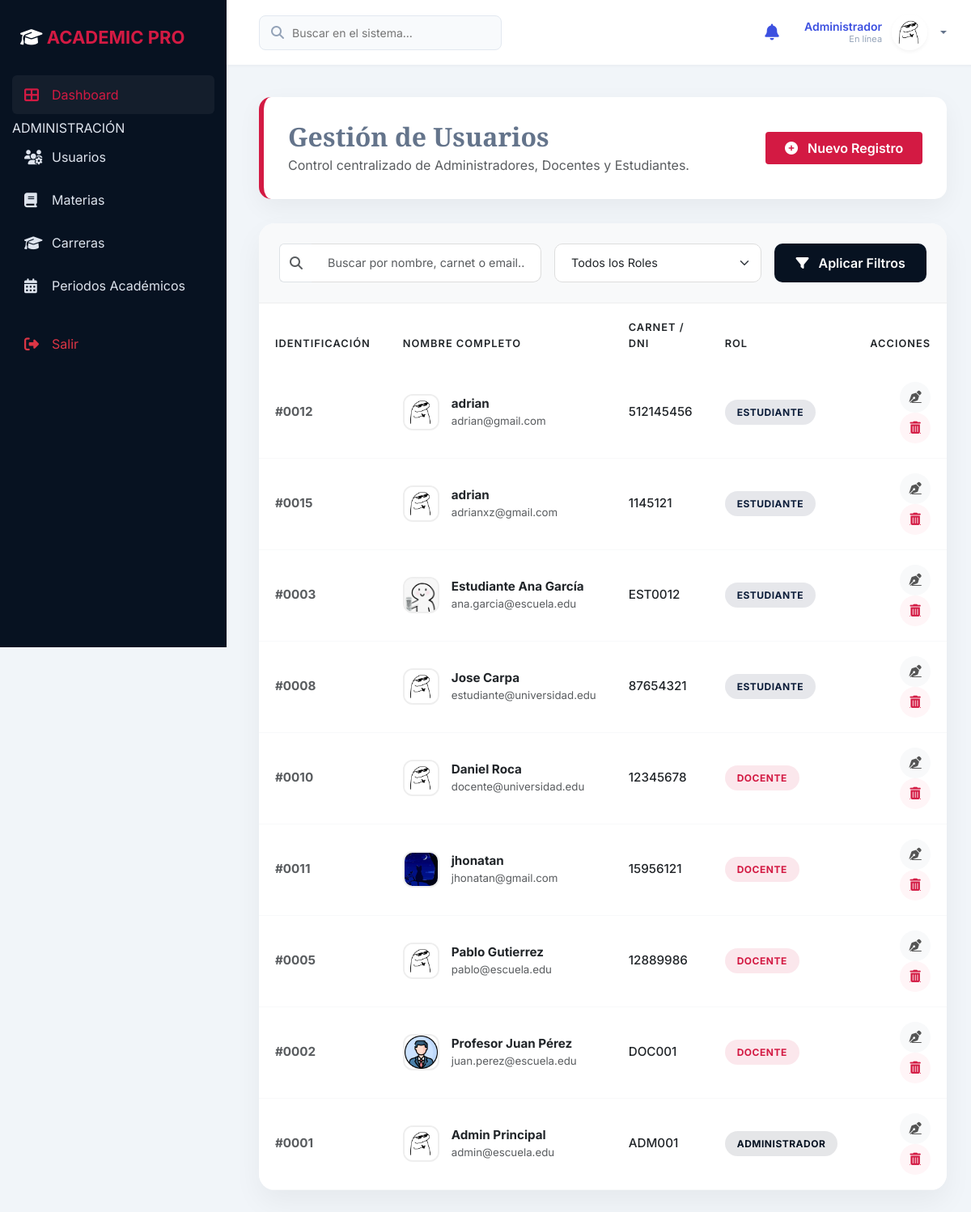
The page /index.php?controller=Admin&action=gestionUsuarios (signed in) on the database its author committed.
### tables this page shows
CREATE TABLE `estudiante` (
  `id_estudiante` int(11) NOT NULL,
  `correo_institucional` varchar(100) NOT NULL,
  `id_usuario` int(11) NOT NULL,
  `id_carrera` int(11) DEFAULT NULL
);

CREATE TABLE `usuario` (
  `id_usuario` int(11) NOT NULL,
  `nombre_completo` varchar(100) NOT NULL,
  `carnet` varchar(20) DEFAULT NULL,
  `fecha_nacimiento` date DEFAULT NULL,
  `correo_electronico` varchar(100) NOT NULL,
  `numero_telefono` varchar(15) DEFAULT NULL,
  `direccion` varchar(200) DEFAULT NULL,
  `contraseña` varchar(255) NOT NULL,
  `rol` enum('Estudiante','Docente','Administrador') NOT NULL,
  `foto_perfil` varchar(255) DEFAULT 'assets/img/perfil1.jpg'
);

CREATE TABLE `docente` (
  `id_docente` int(11) NOT NULL,
  `nivel_educacion` varchar(100) DEFAULT NULL,
  `experiencia_ensenanza` int(11) DEFAULT NULL,
  `horarios_disponibilidad` varchar(200) DEFAULT NULL,
  `correo_institucional` varchar(100) NOT NULL,
  `id_usuario` int(11) NOT NULL
);

### config/database.php (called while the page is built, shortened)
<?php
class Database {
    private $host = 'localhost';
    private $port = 3307;
    private $db_name = 'sistemaacademico';
    private $username = 'root';
    private $password = '';
    public function connect() {
        try {
            $this->conn = new PDO(
                "mysql:host={$this->host};port={$this->port};dbname={$this->db_name};charset=utf8mb4",
                $this->username,
                $this->password
            );
            $this->conn->setAttribute(PDO::ATTR_ERRMODE, PDO::ERRMODE_EXCEPTION);
            $this->conn->setAttribute(PDO::ATTR_EMULATE_PREPARES, false);
            return $this->conn;
        } catch(PDOException $e) {
            die("Error de conexión: " . $e->getMessage());
        }
    }
}

### controllers/AdminController.php (called while the page is built, shortened)
<?php
class AdminController {
    private $model;
    public function __construct() {
        $this->model = new AdminModel();
    }
    public function gestionUsuarios() {
        $filtroRol = $_GET['filtroRol'] ?? '';
        $busqueda = $_GET['busqueda'] ?? '';
        $usuarios = $this->model->obtenerUsuariosFiltrados($filtroRol, $busqueda);
        require_once 'views/admin/gestion_usuarios.php';
    }
}
?>

### models/AdminModel.php (called while the page is built, shortened)
<?php
class AdminModel {
    private $db;
    public function __construct() {
        $this->db = (new Database())->connect();
    }
    public function obtenerUsuariosFiltrados($filtroRol = '', $busqueda = '') {
        $sql = "
            SELECT u.*,
                   e.correo_institucional AS correo_estudiante,
                   d.correo_institucional AS correo_docente,
                   d.id_docente
            FROM Usuario u
            LEFT JOIN Estudiante e ON u.id_usuario = e.id_usuario
            LEFT JOIN Docente d ON u.id_usuario = d.id_usuario
            WHERE 1=1
        ";
        $params = [];
        $sql .= " ORDER BY u.rol, u.nombre_completo";
        $stmt = $this->db->prepare($sql);
        $stmt->execute($params);
        return $stmt->fetchAll(PDO::FETCH_ASSOC);
    }
}
?>

### views/admin/gestion_usuarios.php (the view, shortened to what this page needs)
<?php require_once 'views/layouts/header.php'; ?>
<div class="admin-dashboard-view">
    <div class="admin-card-header d-flex justify-content-between align-items-center">
        <div>
            <h2 class="serif fw-bold mb-1">Gestión de Usuarios</h2>
            <p class="text-muted mb-0">Control centralizado de Administradores, Docentes y Estudiantes.</p>
        </div>
        <a href="index.php?controller=Admin&action=nuevoUsuario" class="btn btn-stadum px-4 py-2">
            <i class="fas fa-plus-circle me-2"></i> Nuevo Registro
        </a>
    </div>
    <div class="table-container">
        <div class="filter-section">
            <form method="GET" action="index.php" class="row g-3">
                <div class="col-md-5">
                    <div class="input-group">
                        <span class="input-group-text bg-white border-end-0"><i class="fas fa-search text-muted"></i></span>
                        <input type="text" class="form-control form-control-custom border-start-0" name="busqueda"
                            placeholder="Buscar por nombre, carnet o email..." value="<?= htmlspecialchars($_GET['busqueda'] ?? '') ?>">
                    </div>
                </div>
                <div class="col-md-4">
                    <select class="form-select form-control-custom" name="filtroRol">
                        <option value="">Todos los Roles</option>
                    </select>
                </div>
                <div class="col-md-3">
                    <button type="submit" class="btn btn-search w-100">
                        <i class="fas fa-filter me-2"></i> Aplicar Filtros
                    </button>
                </div>
            </form>
        </div>
        <div class="table-responsive">
            <table class="table custom-table table-hover align-middle">
                <thead>
                    <tr>
                        <th>Identificación</th>
                        <th>Nombre Completo</th>
                        <th>Carnet / DNI</th>
                        <th>Rol</th>
                        <th class="text-end">Acciones</th>
                    </tr>
                </thead>
                <tbody>
                    <?php foreach ($usuarios as $usuario): ?>
                    <tr>
                        <td class="fw-bold text-muted">#<?= str_pad($usuario['id_usuario'], 4, '0', STR_PAD_LEFT); ?></td>
                        <td>
                            <div class="d-flex align-items-center">
                                <img src="<?= !empty($usuario['foto_perfil']) ? $usuario['foto_perfil'] : 'assets/img/perfil1.jpg' ?>"
                                     class="user-avatar" alt="User" onerror="this.src='assets/img/perfil1.jpg'">
                                <div>
                                    <div class="fw-bold text-dark"><?= htmlspecialchars($usuario['nombre_completo']); ?></div>
                                    <div class="small text-muted"><?= $usuario['correo_electronico']; ?></div>
                                </div>
                            </div>
                        </td>
                        <td>
                            <span class="text-dark fw-medium"><?= $usuario['carnet']; ?></span>
                        </td>
                        <td>
                            <?php
                                $roleClass = '';
                                if($usuario['rol'] === 'Administrador') $roleClass = 'badge-admin';
                                elseif($usuario['rol'] === 'Docente') $roleClass = 'badge-docente';
                                else $roleClass = 'badge-estudiante';
                            ?>
                            <span class="badge-role <?= $roleClass; ?>"><?= $usuario['rol']; ?></span>
                        </td>
                        <td class="text-end">
                            <a href="index.php?controller=Admin&action=editarUsuario&id=<?= $usuario['id_usuario']; ?>"
                               class="btn-circle btn-edit-pro" title="Editar">
                                <i class="fas fa-pen-nib"></i>
                            </a>
                            <a href="index.php?controller=Admin&action=eliminarUsuario&id=<?= $usuario['id_usuario']; ?>"
                               class="btn-circle btn-delete-pro" title="Eliminar"
                               onclick="return confirm('¿Está seguro de eliminar permanentemente a este usuario?')">
                                <i class="fas fa-trash-alt"></i>
                            </a>
                        </td>
                    </tr>
                    <?php endforeach; ?>
                </tbody>
            </table>
        </div>
    </div>
</div>
<?php require_once 'views/layouts/footer.php'; ?>

### index.php (shortened to what this page needs)
<?php
require_once 'config/database.php';
require_once 'models/Database.php';
spl_autoload_register(function ($class_name) {
    $class_path = str_replace('\\', DIRECTORY_SEPARATOR, $class_name) . '.php';
    $paths = [
        'controllers/' . $class_name . '.php',
        'models/' . $class_name . '.php',
        'config/' . $class_name . '.php',
        'libs/' . $class_path,
        'vendor/' . $class_path
    ];
    foreach ($paths as $path) {
        if (file_exists($path)) {
            return;
        }
    }
});
$action = isset($_GET['action']) ? $_GET['action'] : 'login';
$controller = isset($_GET['controller']) ? $_GET['controller'] : 'Auth';
$controller_class = $controller . 'Controller';
if (class_exists($controller_class)) {
    $controller_instance = new $controller_class();
    if (method_exists($controller_instance, $action)) {
        $controller_instance->$action();
    } else {
        if (file_exists('views/errors/404.php')) {
            require_once 'views/errors/404.php';
        } else {
            echo "Error 404: Acción no encontrada.";
        }
    }
} else {
    if (file_exists('views/errors/404.php')) {
        require_once 'views/errors/404.php';
    } else {
        echo "Error 404: El controlador '$controller_class' no existe.";
    }
}
?>

### views/layouts/header.php (shortened to what this page needs)
<?php
if (isset($_SESSION['id_usuario'])) {
    require_once 'controllers/AdminController.php';
    $is_student = ($_SESSION['rol'] === 'Estudiante');
    $current_action = $_GET['action'] ?? 'dashboard';
    $in_course = ($is_student && in_array($current_action, ['verTareas', 'entregarTarea']));
    if (!isset($show_student_topnav)) {
        $show_student_topnav = ($is_student && !$in_course);
    }
} else {
    $notificaciones = [];
    $notificaciones_sin_leer = 0;
}
?>
<!DOCTYPE html>
<html lang="es">
<head>
    <link href="https://cdn.jsdelivr.net/npm/bootstrap@5.3.0/dist/css/bootstrap.min.css" rel="stylesheet">
    <link rel="stylesheet" href="https://cdnjs.cloudflare.com/ajax/libs/font-awesome/6.4.0/css/all.min.css">
</head>
<body>
<?php if(isset($_SESSION['id_usuario'])): ?>
    <div class="app-container" style="<?php if (isset($show_student_topnav) && $show_student_topnav) echo 'flex-direction: column;'; ?>">
        <aside class="app-sidebar">
            <div class="sidebar-header">
                <a href="index.php?controller=<?php echo $_SESSION['rol']; ?>&action=dashboard" class="sidebar-logo">
                    <i class="fas fa-graduation-cap"></i>
                    <span>Academic <span>Pro</span></span>
                </a>
            </div>
            <div class="sidebar-nav">
                <a href="index.php?controller=<?php echo $_SESSION['rol']; ?>&action=dashboard" class="nav-item-link active">
                    <i class="fas fa-th-large"></i> Dashboard
                </a>
                <?php if($_SESSION['rol'] === 'Administrador'): ?>
                    <div class="sidebar-section-title">ADMINISTRACIÓN</div>
                    <a href="index.php?controller=Admin&action=gestionUsuarios" class="nav-item-link"><i class="fas fa-users-cog"></i> Usuarios</a>
                    <a href="index.php?controller=Admin&action=gestionMaterias" class="nav-item-link"><i class="fas fa-book"></i> Materias</a>
                    <a href="index.php?controller=Admin&action=gestionCarreras" class="nav-item-link"><i class="fas fa-graduation-cap"></i> Carreras</a>
                    <a href="index.php?controller=Admin&action=gestionPeriodos" class="nav-item-link"><i class="fas fa-calendar-alt"></i> Periodos Académicos</a>
                <?php endif; ?>
                <a href="index.php?controller=Auth&action=logout" class="nav-item-link text-danger mt-4"><i class="fas fa-sign-out-alt"></i> Salir</a>
            </div>
        </aside>
        <main class="main-content">
            <header class="app-topbar">
                <div class="topbar-search">
                    <i class="fas fa-search"></i>
                    <input type="text" placeholder="Buscar en el sistema...">
                </div>
                <div class="topbar-actions">
                    <div class="dropdown">
                        <a href="#" class="topbar-btn" data-bs-toggle="dropdown">
                            <i class="fas fa-bell"></i>
                        </a>
                    </div>
                    <div class="dropdown">
                        <div class="user-profile-top dropdown-toggle" data-bs-toggle="dropdown">
                            <div class="user-info-top d-none d-md-block">
                                <span class="user-name-top"><?php echo htmlspecialchars($_SESSION['rol']); ?></span>
                                <span class="user-role-top">En línea</span>
                            </div>
                            <img src="<?php echo htmlspecialchars($_SESSION['foto_perfil']); ?>" class="user-avatar-top" onerror="this.src='assets/img/perfil1.jpg'">
                        </div>
                    </div>
                </div>
            </header>
            <div class="content-body">
<?php endif; ?>

### views/layouts/footer.php (shortened to what this page needs)
<?php if(isset($_SESSION['id_usuario'])): ?>
        <?php if(in_array($_SESSION['rol'], ['Administrador','Docente'])): ?>
                    </div>
                </main>
            </div>
        <?php else: ?>
                    </div>
                </main>
            </div>
        <?php endif; ?>
<?php else: ?>
    </div>
<?php endif; ?>
</body>
</html>

### views/admin/gestion_usuarios.php (style rules this page uses)
.admin-card-header { background: white; border-radius: 15px; padding: 30px; box-shadow: 0 10px 30px rgba(0,0,0,0.05); margin-bottom: 30px; border-left: 6px solid var(--stadum-red); }
.table-container { background: white; border-radius: 20px; padding: 0; box-shadow: 0 15px 35px rgba(0,0,0,0.05); overflow: hidden; }
.custom-table { margin-bottom: 0; }
.custom-table thead { background: var(--stadum-dark); color: white; }
.custom-table thead th { padding: 20px; font-weight: 600; text-transform: uppercase; font-size: 0.8rem; letter-spacing: 1px; border: none; }
.custom-table tbody td { padding: 18px 20px; vertical-align: middle; border-color: #f8f9fa; font-size: 0.95rem; }
.user-avatar { width: 45px; height: 45px; border-radius: 12px; object-fit: cover; margin-right: 15px; border: 2px solid #eee; }
.badge-role { padding: 8px 15px; border-radius: 50px; font-weight: 700; font-size: 0.75rem; text-transform: uppercase; letter-spacing: 0.5px; }
.badge-admin { background: rgba(7, 18, 33, 0.1); color: var(--stadum-dark); }
.badge-docente { background: rgba(211, 26, 67, 0.1); color: var(--stadum-red); }
.badge-estudiante { background: rgba(11, 28, 57, 0.1); color: var(--stadum-blue); }
.btn-circle { width: 38px; height: 38px; border-radius: 50%; display: inline-flex; align-items: center; justify-content: center; transition: 0.3s; border: none; margin-left: 5px; }
.btn-edit-pro { background: #f8f9fa; color: #555; }
.btn-delete-pro { background: #fff5f7; color: var(--stadum-red); }
.filter-section { background: #f8f9fa; padding: 25px; border-bottom: 1px solid #eee; }
.form-control-custom { border-radius: 10px; padding: 12px 20px; border: 1px solid #ddd; font-size: 0.9rem; }
.btn-search { background: var(--stadum-dark); color: white; border-radius: 10px; padding: 12px 25px; font-weight: 600; border: none; transition: 0.3s; }

### rows shown on the page
estudiante: id_usuario.id_usuario "0012", id_usuario.foto_perfil (picture), id_usuario.nombre_completo "adrian", id_usuario.correo_electronico "adrian@gmail.com", id_usuario.carnet "512145456", id_usuario.rol "ESTUDIANTE"
estudiante: id_usuario.id_usuario "0015", id_usuario.foto_perfil (picture), id_usuario.nombre_completo "adrian", id_usuario.correo_electronico "adrianxz@gmail.com", id_usuario.carnet "1145121", id_usuario.rol "ESTUDIANTE"
estudiante: id_usuario.id_usuario "0003", id_usuario.foto_perfil (picture), id_usuario.nombre_completo "Estudiante Ana García", id_usuario.correo_electronico "ana.garcia@escuela.edu", id_usuario.carnet "EST0012", id_usuario.rol "ESTUDIANTE"
estudiante: id_usuario.id_usuario "0008", id_usuario.foto_perfil (picture), id_usuario.nombre_completo "Jose Carpa", id_usuario.correo_electronico "estudiante@universidad.edu", id_usuario.carnet "87654321", id_usuario.rol "ESTUDIANTE"
docente: id_usuario.id_usuario "0010", id_usuario.foto_perfil (picture), id_usuario.nombre_completo "Daniel Roca", id_usuario.correo_electronico "docente@universidad.edu", id_usuario.carnet "12345678", id_usuario.rol "DOCENTE"
docente: id_usuario.id_usuario "0011", id_usuario.foto_perfil (picture), id_usuario.nombre_completo "jhonatan", id_usuario.correo_electronico "jhonatan@gmail.com", id_usuario.carnet "15956121", id_usuario.rol "DOCENTE"
estudiante: id_usuario.id_usuario "0005", id_usuario.foto_perfil (picture), id_usuario.nombre_completo "Pablo Gutierrez", id_usuario.correo_electronico "pablo@escuela.edu", id_usuario.carnet "12889986", id_usuario.rol "DOCENTE"
docente: id_usuario.id_usuario "0002", id_usuario.foto_perfil (picture), id_usuario.nombre_completo "Profesor Juan Pérez", id_usuario.correo_electronico "juan.perez@escuela.edu", id_usuario.carnet "DOC001", id_usuario.rol "DOCENTE"
usuario: id_usuario "0001", nombre_completo "Admin Principal", correo_electronico "admin@escuela.edu", carnet "ADM001", rol "ADMINISTRADOR"

### other values the page prints
$_SESSION['rol'] "Administrador"
